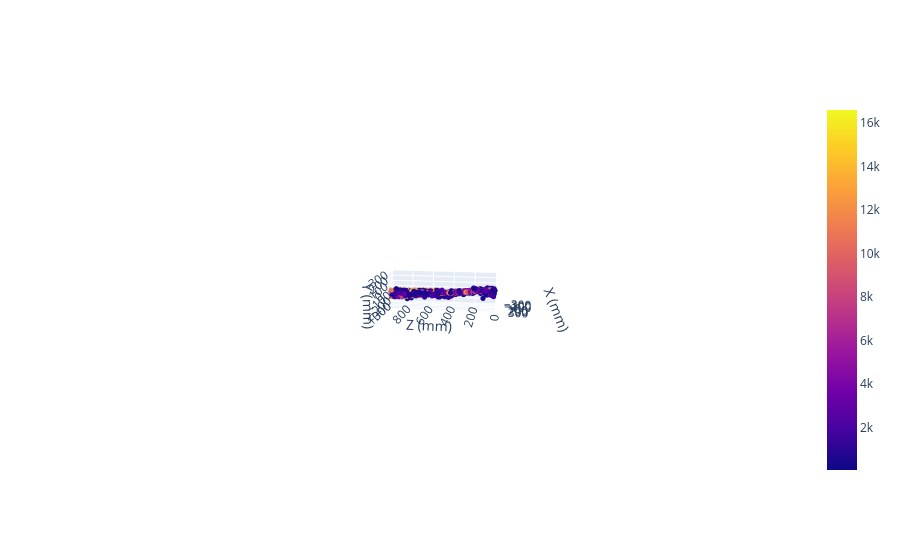

Write notebook code for a chart like this one.
### Markdown cell above
Above, you should see your point cloud plotted in 3D as well as the X-Y plane (pad plane) projection. The marker color indicates the integral of the peak used to make the point in the point cloud. If you hover over one of the points in either plot, you'll see a label which shows the coordinate position as well as the trace and peak number which produced the point. This can be used to pick specific traces to examine!

Notice that the z-axis is still in Time Buckets. We would like to convert this time axis into a position. To do this we use the reference time of the window and micromegas mesh (i.e. the position of the ends of the detector within the trigger). These values have to be estimated from the data. Typically this is handled by looking for window events (events where the beam reacted with the window), because they typically span the entire volume of the detector. Once you've set these values in your config, run the cell below to re-plot the point cloud with calibrated z-position.

### Code cell
cloud.calibrate_z_position(det_params.micromegas_time_bucket, det_params.window_time_bucket, det_params.detector_length, efield_correction=corrector)

fig = go.Figure()
fig.add_trace(
    go.Scatter3d(
        x=cloud.cloud[:, 2], 
        y=cloud.cloud[:, 0], 
        z=cloud.cloud[:, 1], 
        mode="markers", 
        marker= {
            "size": 3, 
            "color": cloud.cloud[:, 4], 
            "showscale": True
        }, 
        name="Point Cloud"
    )
)
fig.update_layout(
    scene = {
        "xaxis_range": [0.0, 1000.0],
        "yaxis_range": [-300.0, 300.0],
        "zaxis_range": [-300.0, 300.0],
        "xaxis_title": "Z (mm)",
        "yaxis_title": "X (mm)",
        "zaxis_title": "Y (mm)",
        "aspectratio": {
            "x": 3.3,
            "y": 1.0,
            "z": 1.0
        }
    },
    height=750,
)
fig.show()

### Figure 1 — Plotly figure (JSON) as saved in the notebook; plotly's stock layout.template omitted (floating-point values rounded to 4 significant figures; data arrays with more than 128 entries replaced by an {"elided": "..."} marker saying what was removed)
{"data": [{"marker": {"color": {"elided": "1492 int values"}, "showscale": true, "size": 3}, "mode": "markers", "name": "Point Cloud", "type": "scatter3d", "x": {"elided": "1492 float values"}, "y": {"elided": "1492 float values"}, "z": {"elided": "1492 float values"}}], "layout": {"autosize": true, "scene": {"aspectratio": {"x": 3.3, "y": 1, "z": 1}, "camera": {"center": {"x": 0, "y": 0, "z": 0}, "eye": {"x": -1.979, "y": 13.56, "z": 2.885}, "projection": {"type": "perspective"}, "up": {"x": 0, "y": 0, "z": 1}}, "xaxis": {"range": [0, 1000], "title": {"text": "Z (mm)"}, "type": "linear"}, "yaxis": {"range": [-300, 300], "title": {"text": "X (mm)"}, "type": "linear"}, "zaxis": {"range": [-300, 300], "title": {"text": "Y (mm)"}, "type": "linear"}}}}
